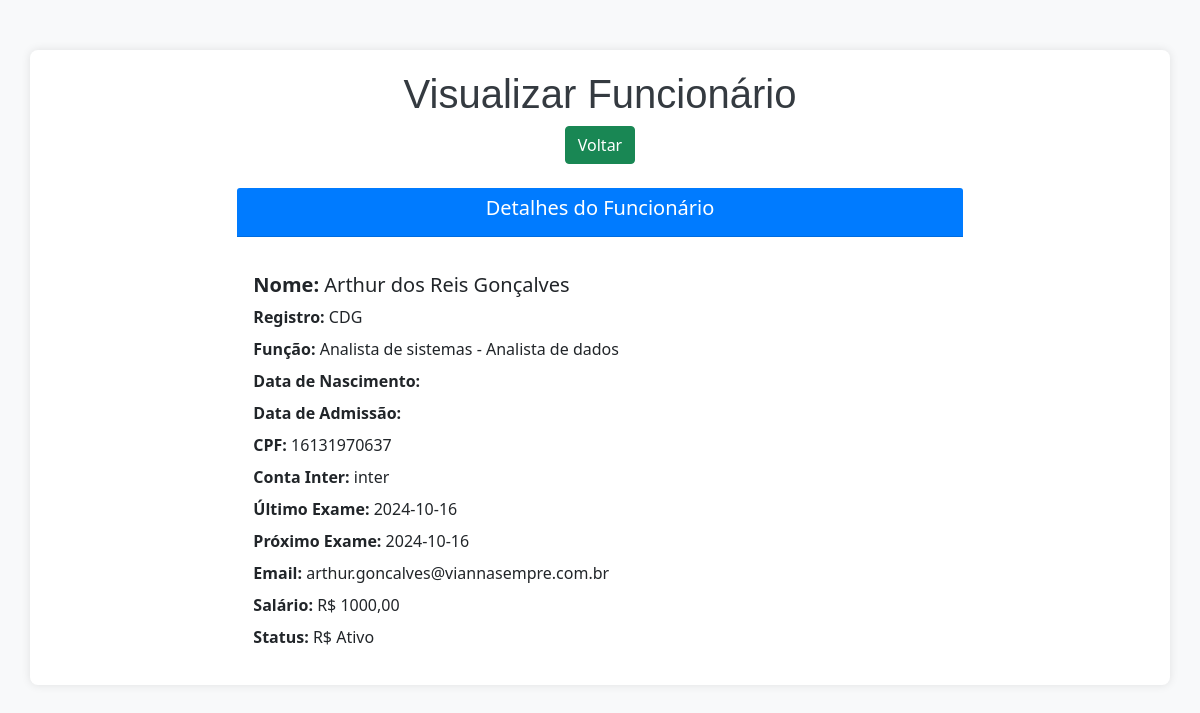
/view/1/, run on an earlier commit of the app's database.
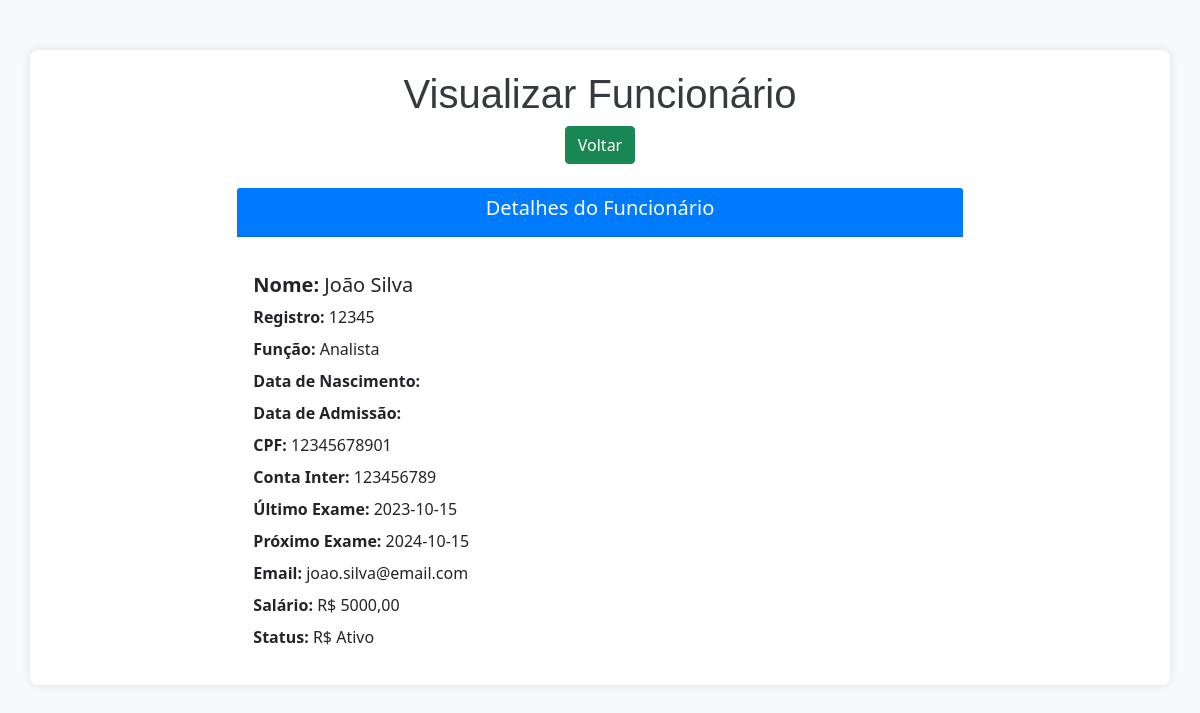
And on a later commit of the database.
### app/models.py (models this page shows, shortened)
class Funcionarios(models.Model):
    cpf_validator = RegexValidator(
        r'^\d{11}$',
        'O CPF deve ter 11 dígitos numéricos.'
    )
    def validate_date_format(value):
        """Valida se o campo segue o formato de data 'YYYY-MM-DD'."""
        if not re.match(r'\d{4}-\d{2}-\d{2}', value):
            raise ValidationError('A data deve estar no formato YYYY-MM-DD.')
    nome = models.CharField(max_length=150, verbose_name='Nome')
    registro = models.CharField(max_length=50, verbose_name='Registro')
    funcao = models.CharField(max_length=100, verbose_name='Função')
    data_nascimento = models.CharField(
        max_length=100,
        verbose_name='Data de Nascimento',
        validators=[validate_date_format]
    )
    data_admissao = models.CharField(
        max_length=100,
        verbose_name='Data de Admissão',
        validators=[validate_date_format]
    )
    cpf = models.CharField(max_length=11, validators=[cpf_validator], unique=True, verbose_name='CPF')
    conta_inter = models.CharField(max_length=20, verbose_name='Conta Inter')
    ultimo_exame = models.CharField(
        max_length=100,
        null=True,
        blank=True,
        verbose_name='Último Exame',
        validators=[validate_date_format]
    )
    proximo_exame = models.CharField(
        max_length=100,
        null=True,
        blank=True,
        verbose_name='Próximo Exame',
        validators=[validate_date_format]
    )
    email = models.EmailField(max_length=100, validators=[EmailValidator()], unique=True, verbose_name='Email')
    salario = models.DecimalField(max_digits=10, decimal_places=2, verbose_name='Salário')
    status = models.CharField(max_length=50, verbose_name='Status')
    cargo = models.CharField(max_length=50, verbose_name='Status')

### app/views.py (the view)
# urls.py: path('view/<int:pk>/', view, name='view'),
def view(request, pk):
    funcionario = get_object_or_404(Funcionarios, pk=pk)
    return render(request, 'Funcionarios/view.html', {'db': funcionario})

### app/templates/Funcionarios/view.html (shortened to what this page needs)
<!DOCTYPE html>
<html lang="pt-br">
<head>
    <link href="https://cdn.jsdelivr.net/npm/bootstrap@5.0.2/dist/css/bootstrap.min.css" rel="stylesheet">
</head>
<body>
    <div class="container">
        <div class="text-center mb-4">
            <h1>Visualizar Funcionário</h1>
            <a href="/indexFuncionarios" class="btn btn-success">Voltar</a>
        </div>
        <div class="row justify-content-center">
            <div class="col-md-8">
                <div class="card">
                    <div class="card-header text-center">
                        <h5>Detalhes do Funcionário</h5>
                    </div>
                    <div class="card-body">
                        <h5 class="card-title"><strong>Nome:</strong> {{ db.nome }}</h5>
                        <p class="card-text"><strong>Registro:</strong> {{ db.registro }}</p>
                        <p class="card-text"><strong>Função:</strong> {{ db.funcao }}</p>
                        <p class="card-text"><strong>Data de Nascimento:</strong> {{ db.data_nascimento|date:"d/m/Y" }}</p>
                        <p class="card-text"><strong>Data de Admissão:</strong> {{ db.data_admissao|date:"d/m/Y" }}</p>
                        <p class="card-text"><strong>CPF:</strong> {{ db.cpf }}</p>
                        <p class="card-text"><strong>Conta Inter:</strong> {{ db.conta_inter }}</p>
                        <p class="card-text"><strong>Último Exame:</strong> {{ db.ultimo_exame}}</p>
                        <p class="card-text"><strong>Próximo Exame:</strong> {{ db.proximo_exame}}</p>
                        <p class="card-text"><strong>Email:</strong> {{ db.email }}</p>
                        <p class="card-text"><strong>Salário:</strong> R$ {{ db.salario }}</p>
                        <p class="card-text"><strong>Status:</strong> R$ {{ db.status }}</p>
                    </div>
                </div>
            </div>
        </div>
    </div>
</body>
</html>

What changed in the data, as far as the page shows it:
changed Funcionarios "Ativo": nome "Arthur dos Reis Gonçalves" → "João Silva"; registro "CDG" → "12345"; funcao "Analista de sistemas - Analista de dados" → "Analista"; cpf "16131970637" → "12345678901"; conta_inter "inter" → "123456789"; ultimo_exame "2024-10-16" → "2023-10-15"; proximo_exame "2024-10-16" → "2024-10-15"; email "arthur.goncalves@viannasempre.com.br" → "joao.silva@email.com"; salario "1000,00" → "5000,00"
